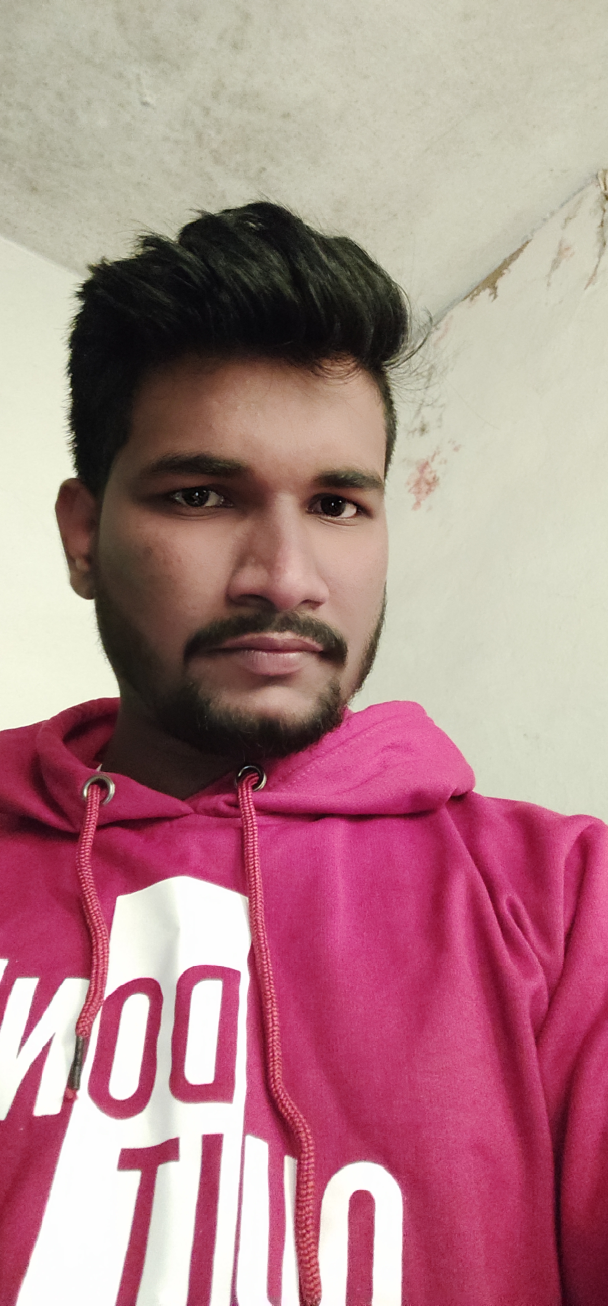
#> input picture Advance/img7.jpg, 3040 x 6528 px (shown at 1/5 size)
$ python mask.py
#> lines starting #> are read from the running program, lines starting #| are printed output that depends on the picture; after the words box and inside, x2 and y2 are one past the last pixel; in counts of white or black regions, pixels touching at a corner belong together
import cv2 as cv
from cv2 import circle
import numpy as np


# load the imgae
img = cv.imread('img7.jpg')
#> img is the input picture: shape (6528, 3040, 3); mean B, G, R 136.3, 131.8, 175.7
cv.imshow('House', img)
# blank
blank = np.zeros(img.shape[:2], dtype='uint8')
cv.imshow("blank image", blank)
# mask the mask
circle = cv.circle(blank, (img.shape[1]//2, img.shape[0]//2), 100, 255, -1)
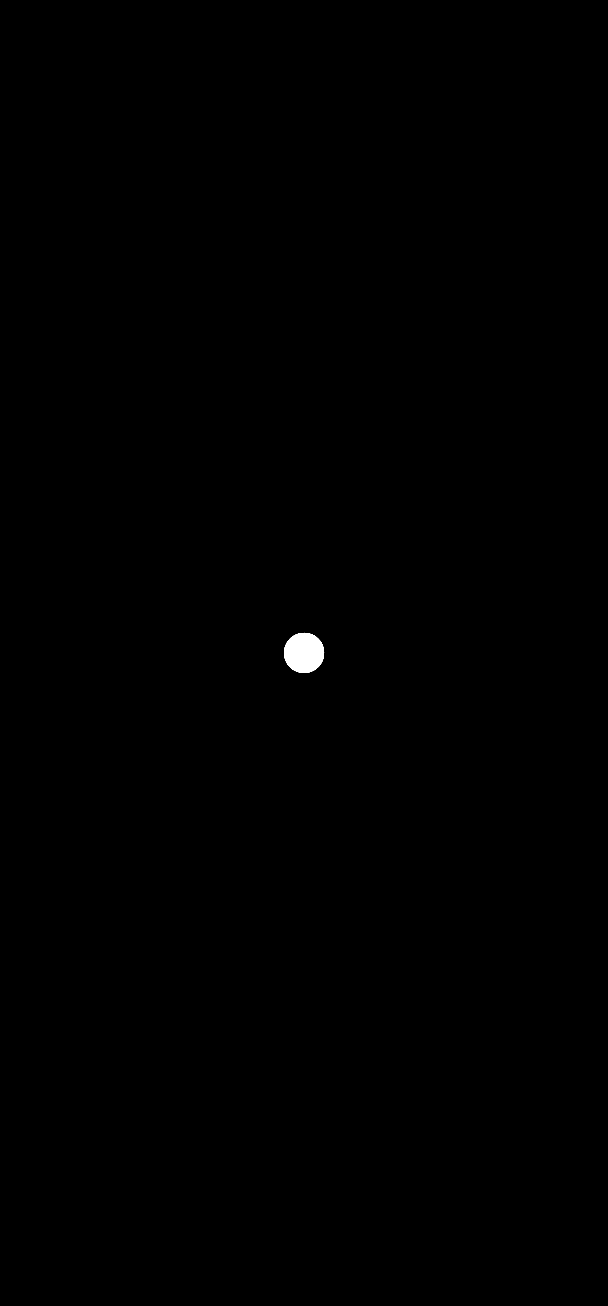
#> blank: shape (6528, 3040) (shown at 1/5 size); 0.16% white; 1 white region, box (x1, y1, x2, y2) and area: (1420, 3164, 1621, 3365) 31417
cv.imshow("mask", circle)

#
rectangle = cv.rectangle(blank.copy(), (30, 30), (370, 370), 255, -1)

weird_shape = cv.bitwise_and(circle, rectangle)
cv.imshow('Weird Shape', weird_shape)
# masked
masked = cv.bitwise_and(img, img, mask=circle)
cv.imshow('masked', masked)

cv.waitKey(0)

$ run again, with Advance/img6.jpg copied over Advance/img7.jpg
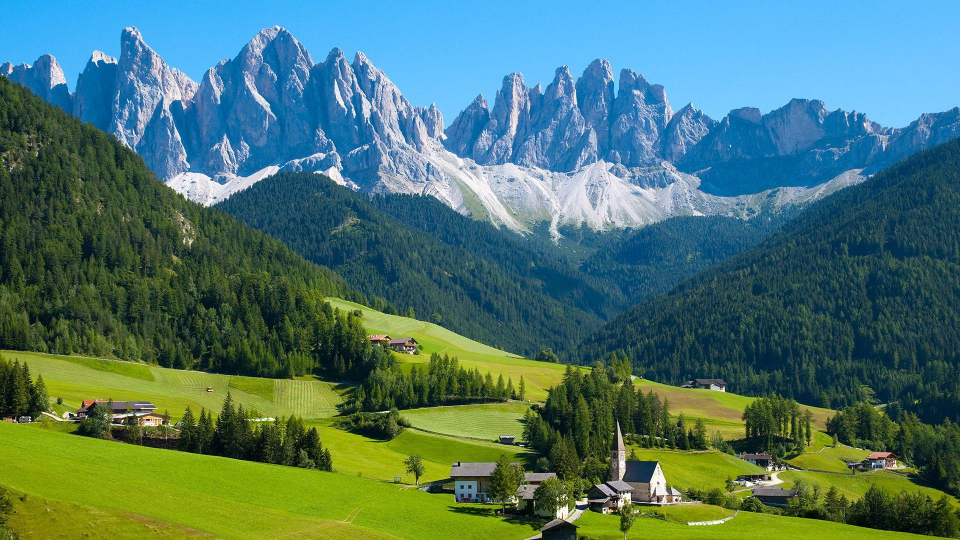
#> input picture Advance/img6.jpg, 1920 x 1080 px (shown at 1/2 size)
#> img is the input picture: shape (1080, 1920, 3); mean B, G, R 107.9, 118.1, 76.6
#> `circle = cv.circle(blank, (img.shape[1]//2, img.shape[0]//2), 100, 255..`:
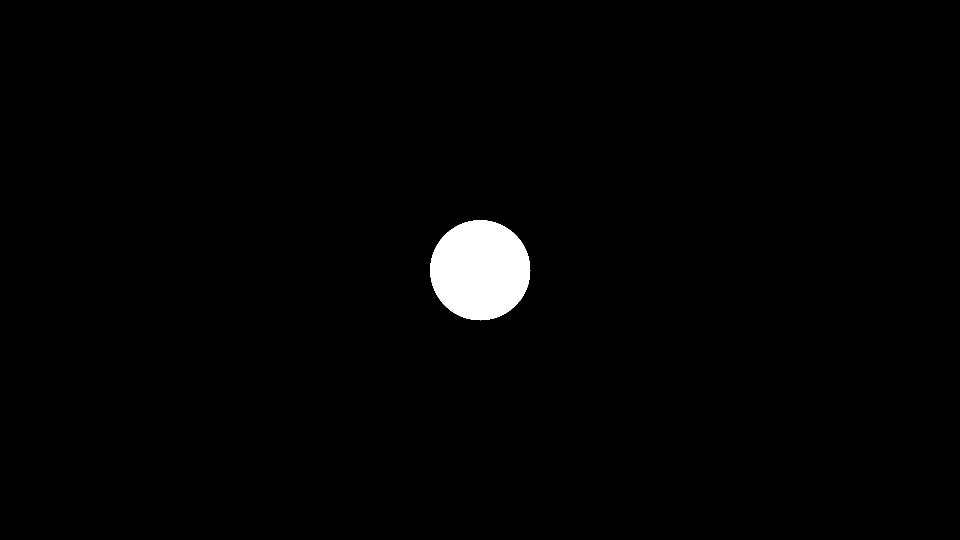
#> blank: shape (1080, 1920) (shown at 1/2 size); 1.5% white; 1 white region, box (x1, y1, x2, y2) and area: (860, 440, 1061, 641) 31417
